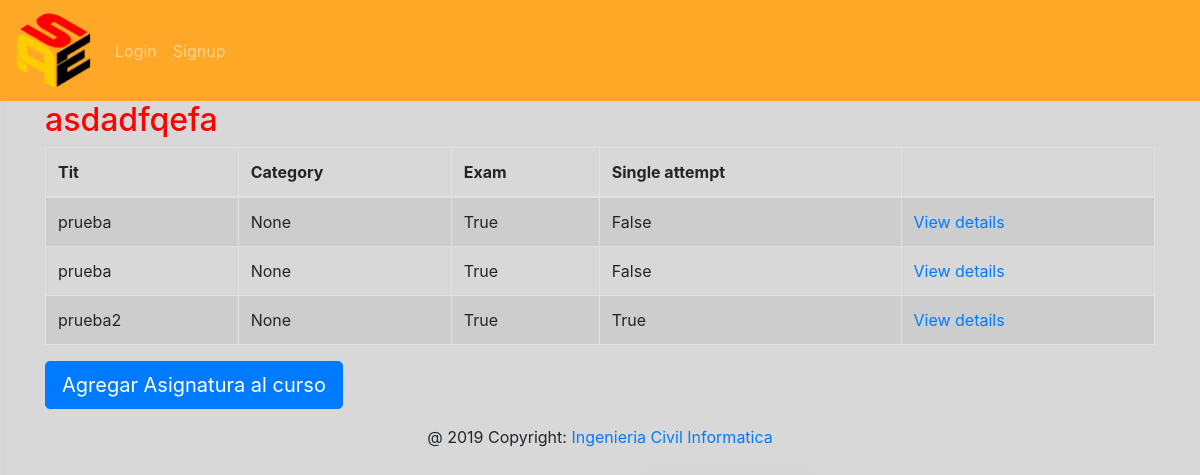
Page /quizz/ on the earlier database version.
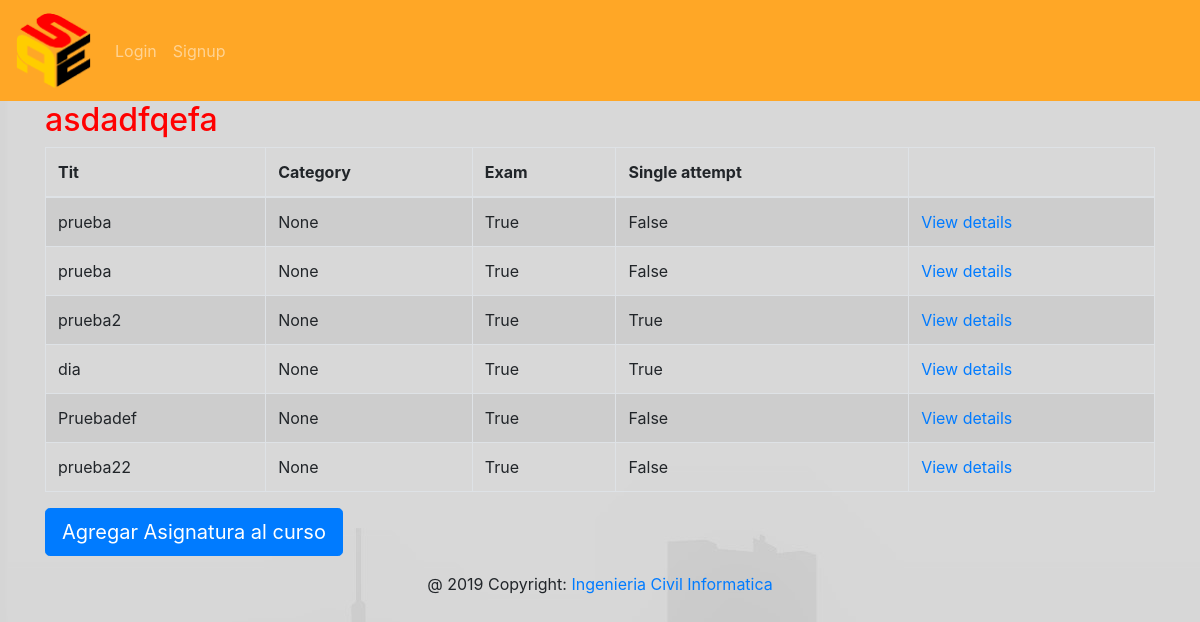
Same page on the later database version.
### quiz/models.py (models this page shows, shortened)
@python_2_unicode_compatible
class Quiz(models.Model):
    Lvl = (
        (3, 'Alto'),
        (2, 'Medio'),
        (1, 'Bajo'),
    )
    title = models.CharField(
        verbose_name=_("Title"),
        max_length=60, blank=False)
    asignatura = models.ForeignKey(Asignatura,on_delete=models.CASCADE, blank=True, null=True)
    nivel_quizz = models.IntegerField(choices=Lvl, blank=True, null=True)
    description = models.TextField(
        verbose_name=_("Description"),
        blank=True, help_text=_("a description of the quiz"))
    url = models.SlugField(
        max_length=60, blank=False,
        help_text=_("a user friendly url"),
        verbose_name=_("user friendly url"))
    category = models.ForeignKey(
        Category, null=True, blank=True,
        verbose_name=_("Category"), on_delete=models.CASCADE)
    random_order = models.BooleanField(
        blank=False, default=False,
        verbose_name=_("Random Order"),
        help_text=_("Display the questions in "
                    "a random order or as they "
                    "are set?"))
    max_questions = models.PositiveIntegerField(
        blank=True, null=True, verbose_name=_("Max Questions"),
        help_text=_("Number of questions to be answered on each attempt."))
    answers_at_end = models.BooleanField(
        blank=False, default=False,
        help_text=_("Correct answer is NOT shown after question."
                    " Answers displayed at the end."),
        verbose_name=_("Answers at end"))
    exam_paper = models.BooleanField(
        blank=False, default=False,
        help_text=_("If yes, the result of each"
                    " attempt by a user will be"
                    " stored. Necessary for marking."),
        verbose_name=_("Exam Paper"))
    single_attempt = models.BooleanField(
        blank=False, default=False,
        help_text=_("If yes, only one attempt by"
                    " a user will be permitted."
                    " Non users cannot sit this exam."),
        verbose_name=_("Single Attempt"))
    pass_mark = models.SmallIntegerField(
        blank=True, default=0,
        verbose_name=_("Pass Mark"),
        help_text=_("Percentage required to pass exam."),
        validators=[MaxValueValidator(100)])
    success_text = models.TextField(
        blank=True, help_text=_("Displayed if user passes."),
        verbose_name=_("Success Text"))
    fail_text = models.TextField(
        verbose_name=_("Fail Text"),
        blank=True, help_text=_("Displayed if user fails."))
    draft = models.BooleanField(
        blank=True, default=False,
        verbose_name=_("Draft"),
        help_text=_("If yes, the quiz is not displayed"
                    " in the quiz list and can only be"
                    " taken by users who can edit"
                    " quizzes."))
    quizz= models.Manager()
    class Meta:
        verbose_name = _("Quiz")
        verbose_name_plural = _("Quizzes")

### quiz/views.py (the view)
class QuizListView(ListView):
    model = Quiz
    def get_queryset(self):
        queryset = super(QuizListView, self).get_queryset()
        return queryset.filter(draft=False)

### quiz/templates/quiz/quiz_list.html (shortened to what this page needs)
{% extends 'base.html' %}
{% load i18n %}
{% block content %}
<h2>{% trans "asdadfqefa" %}</h2>
    {% if quiz_list %}
		<table class="table table-bordered table-striped">
		  <thead>
			<tr>
			  <th>{% trans "Tit" %}</th>
			  <th>{% trans "Category" %}</th>
			  <th>{% trans "Exam" %}</th>
			  <th>{% trans "Single attempt" %}</th>
			  <th></th>
			</tr>
		  </thead>
		  <tbody>
        {% for quiz in quiz_list %}
  			<tr>
			  <td>{{ quiz.title }}</td>
			  <td>{{ quiz.category }}</td>
			  <td>{{ quiz.exam_paper }}</td>
			  <td>{{ quiz.single_attempt }}</td>
			  <td>
				<a href="{% url 'quiz_start_page' slug=quiz.url %}">
				  {% trans "View details" %}
				</a>
			</tr>
        {% endfor %}
		  </tbody>
		</table>
	<a class="btn btn-primary btn-lg" href="/colegio/{{curso.colegio.id}}/{{curso.id}}/asignaturas/create/" role="button">Agregar Asignatura al curso</a>
	{% else %}
        <p>{% trans "nada para ver" %}.</p>
    {% endif %}
{% endblock %}

### Registro/templates/base.html (shortened to what this page needs)
{% load static %}
<!DOCTYPE html>
<html lang="en">
	<head>
		<link rel="stylesheet" href="https://use.fontawesome.com/releases/v5.7.0/css/all.css">
		<link rel="stylesheet" href="https://stackpath.bootstrapcdn.com/bootstrap/4.3.1/css/bootstrap.min.css">
		<link href="{% static "css/Registro.css" %}" rel="stylesheet">
	</head>
	<body background="{% static "images/fondo2.jpg" %}" background-repeat: no-repeat;>
</body>
	<body>
		{% include "navbar.html" %}
		<div class="container">
			{% block content %}
			{% endblock %}
		</div>
		{% include "footer.html" %}
	</body>
</html>

### Registro/templates/navbar.html (shortened to what this page needs)
{% load staticfiles %}
<nav class="navbar navbar-expand-lg navbar-dark" style="background-color: #ffa726;">
	<a class="navbar-brand" href="{% url 'index' %}"><img id="brand-image"  src="{% static 'images/Logo152.png' %}" /></a>
	<div class="collapse navbar-collapse" id="navbarNav">
		<ul class="navbar-nav mr-auto">
		{% if user.is_authenticated %}
			{% ifequal user.first_name 0 %}
			<li class="nav-item">
				<a class="nav-link" href="/colegio/{{user.last_name}}">Cursos</a>
			</li>
			<li class="nav-item">
				<a class="nav-link" href="/Alumnos">Alumnos<span class="sr-only">(current)</span></a>
			</li>
			<li class="nav-item">
				<a class="nav-link" href="/Profesores">Profesores<span class="sr-only">(current)</span></a>
			</li>
			<li class="nav-item">
				<a class="nav-link" href="#">Apoderados</a>
			</li>
			<li class="nav-item">
				<a class="nav-link" href="{% url 'logout' %}">Logout</a>
			</li>
		</ul>
		{% endifequal %}
		{% ifequal user.first_name 1%}
		<li class="nav-item">
			<a class="nav-link" href="/Asignaturas/">Asignaturas</a>
		</li>
		<li class="nav-item">
			<a class="nav-link" href="{% url 'logout' %}">Logout</a>
		</li>
	</ul>
	{% endifequal %}
	{% ifequal user.first_name 2%}
	<li class="nav-item">
		<a class="nav-link" href="/colegio/{{user.last_name}}/1/asignaturas/">Asignaturas</a>
	</li>
	<li class="nav-item">
		<a class="nav-link" href="/Profesores">Profesores<span class="sr-only">(current)</span></a>
	</li>
	<li class="nav-item">
		<a class="nav-link" href="{% url 'logout' %}">Logout</a>
	</li>
</ul>
{% endifequal %}
<span class="navbar-text">
	<i alt="Website Logo" class="fas fa-user"></i> {{ user.username }}
</span>
{% else %}
<li class="nav-item">
	<a class="nav-link"  href="{%url 'login' %} ">Login</a>
</li>
<li class="nav-item">
	<a class="nav-link" href="{%url 'signup' %}">Signup</a>
</li>
</ul>
{% endif %}
</div>
</nav>

### Registro/templates/footer.html
<footer class="page-footer font-small blue">
	<div class="footer-copyright text-center py-3">@ 2019 Copyright:
		<a href="#">Ingenieria Civil Informatica</a>
	</div>
</footer>

### Registro/static/css/Registro.css (style rules this page uses)
h2 { color: red }
.navbar { background-color: #FFA500; !important; }

### Registro/templates/navbar.html (style rules this page uses)
#brand-image { height: 75px; }

Differences in the rows shown:
added Quiz: title "dia", category "None", exam_paper "True", single_attempt "True"
added Quiz: title "Pruebadef", category "None", exam_paper "True", single_attempt "False"
added Quiz: title "prueba22", category "None", exam_paper "True", single_attempt "False"
